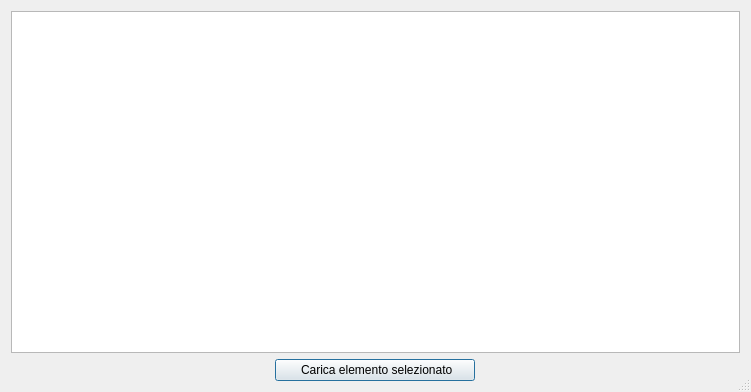
<?xml version="1.0" encoding="UTF-8"?>
<ui version="4.0">
 <class>Dialog</class>
 <widget class="QDialog" name="Dialog">
  <property name="geometry">
   <rect>
    <x>0</x>
    <y>0</y>
    <width>751</width>
    <height>392</height>
   </rect>
  </property>
  <property name="sizePolicy">
   <sizepolicy hsizetype="Expanding" vsizetype="Expanding">
    <horstretch>0</horstretch>
    <verstretch>0</verstretch>
   </sizepolicy>
  </property>
  <property name="windowTitle">
   <string>QGIS Agri - Elenco selezioni</string>
  </property>
  <property name="sizeGripEnabled">
   <bool>true</bool>
  </property>
  <layout class="QVBoxLayout" name="verticalLayout">
   <item>
    <widget class="QTableView" name="tableView">
     <property name="styleSheet">
      <string notr="true">alternate-background-color: #def3eb;</string>
     </property>
     <property name="editTriggers">
      <set>QAbstractItemView::NoEditTriggers</set>
     </property>
     <property name="tabKeyNavigation">
      <bool>false</bool>
     </property>
     <property name="showDropIndicator" stdset="0">
      <bool>false</bool>
     </property>
     <property name="dragDropOverwriteMode">
      <bool>false</bool>
     </property>
     <property name="alternatingRowColors">
      <bool>true</bool>
     </property>
     <property name="selectionMode">
      <enum>QAbstractItemView::SingleSelection</enum>
     </property>
     <property name="selectionBehavior">
      <enum>QAbstractItemView::SelectRows</enum>
     </property>
     <property name="sortingEnabled">
      <bool>true</bool>
     </property>
     <attribute name="horizontalHeaderStretchLastSection">
      <bool>true</bool>
     </attribute>
     <attribute name="verticalHeaderVisible">
      <bool>false</bool>
     </attribute>
    </widget>
   </item>
   <item>
    <layout class="QHBoxLayout" name="horizontalLayout">
     <item alignment="Qt::AlignHCenter">
      <widget class="QPushButton" name="btnLoad">
       <property name="minimumSize">
        <size>
         <width>200</width>
         <height>0</height>
        </size>
       </property>
       <property name="layoutDirection">
        <enum>Qt::LeftToRight</enum>
       </property>
       <property name="text">
        <string> Carica elemento selezionato</string>
       </property>
       <property name="icon">
        <iconset theme=":/plugins/qgis_agri/images/action-download-icon.png">
         <normaloff>.</normaloff>.</iconset>
       </property>
      </widget>
     </item>
    </layout>
   </item>
  </layout>
 </widget>
 <resources/>
 <connections/>
</ui>
